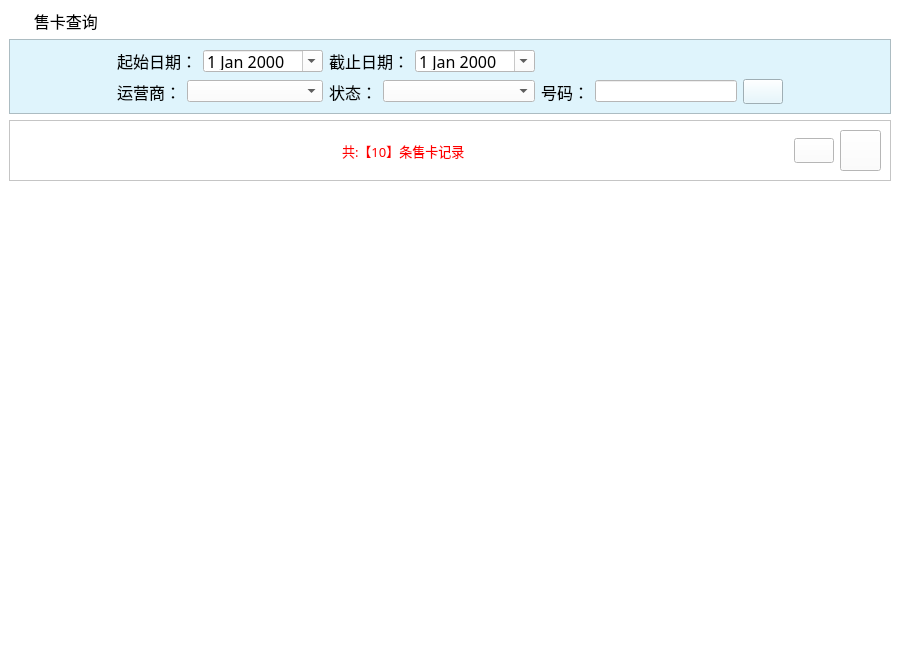
<?xml version="1.0" encoding="UTF-8"?>
<ui version="4.0">
 <class>skcx_ScrollArea</class>
 <widget class="QScrollArea" name="skcx_ScrollArea">
  <property name="geometry">
   <rect>
    <x>0</x>
    <y>0</y>
    <width>900</width>
    <height>650</height>
   </rect>
  </property>
  <property name="windowTitle">
   <string>ScrollArea</string>
  </property>
  <property name="styleSheet">
   <string notr="true">background-color: rgb(255, 255, 255);</string>
  </property>
  <property name="frameShape">
   <enum>QFrame::NoFrame</enum>
  </property>
  <property name="lineWidth">
   <number>0</number>
  </property>
  <property name="widgetResizable">
   <bool>true</bool>
  </property>
  <widget class="QWidget" name="scrollAreaWidgetContents">
   <property name="geometry">
    <rect>
     <x>0</x>
     <y>0</y>
     <width>900</width>
     <height>650</height>
    </rect>
   </property>
   <layout class="QGridLayout" name="gridLayout">
    <item row="0" column="0">
     <widget class="QLabel" name="label">
      <property name="font">
       <font>
        <family>微软雅黑</family>
        <pointsize>12</pointsize>
       </font>
      </property>
      <property name="styleSheet">
       <string notr="true">background-image: url(:/bg/images/mainframe/navigator.png);
background-repeat: no-repeat;</string>
      </property>
      <property name="text">
       <string>      售卡查询</string>
      </property>
     </widget>
    </item>
    <item row="1" column="0">
     <widget class="QFrame" name="frame">
      <property name="styleSheet">
       <string notr="true">background-color: rgb(223, 244, 252);</string>
      </property>
      <property name="frameShape">
       <enum>QFrame::StyledPanel</enum>
      </property>
      <property name="frameShadow">
       <enum>QFrame::Raised</enum>
      </property>
      <layout class="QGridLayout" name="gridLayout_3">
       <item row="0" column="2" colspan="2">
        <widget class="QLabel" name="label_24">
         <property name="font">
          <font>
           <family>宋体</family>
           <pointsize>12</pointsize>
          </font>
         </property>
         <property name="text">
          <string>起始日期：</string>
         </property>
        </widget>
       </item>
       <item row="0" column="4">
        <widget class="QDateEdit" name="txiStartDate">
         <property name="sizePolicy">
          <sizepolicy hsizetype="Minimum" vsizetype="Fixed">
           <horstretch>0</horstretch>
           <verstretch>0</verstretch>
          </sizepolicy>
         </property>
         <property name="minimumSize">
          <size>
           <width>0</width>
           <height>22</height>
          </size>
         </property>
         <property name="maximumSize">
          <size>
           <width>16777215</width>
           <height>22</height>
          </size>
         </property>
         <property name="font">
          <font>
           <family>宋体</family>
           <pointsize>12</pointsize>
          </font>
         </property>
         <property name="styleSheet">
          <string notr="true">background-color: rgb(255, 255, 255);</string>
         </property>
         <property name="calendarPopup">
          <bool>true</bool>
         </property>
        </widget>
       </item>
       <item row="0" column="5" colspan="2">
        <widget class="QLabel" name="label_25">
         <property name="font">
          <font>
           <family>宋体</family>
           <pointsize>12</pointsize>
          </font>
         </property>
         <property name="text">
          <string>截止日期：</string>
         </property>
        </widget>
       </item>
       <item row="0" column="7">
        <widget class="QDateEdit" name="txiEndDate">
         <property name="minimumSize">
          <size>
           <width>0</width>
           <height>22</height>
          </size>
         </property>
         <property name="maximumSize">
          <size>
           <width>16777215</width>
           <height>22</height>
          </size>
         </property>
         <property name="font">
          <font>
           <family>宋体</family>
           <pointsize>12</pointsize>
          </font>
         </property>
         <property name="styleSheet">
          <string notr="true">background-color: rgb(255, 255, 255);</string>
         </property>
         <property name="calendarPopup">
          <bool>true</bool>
         </property>
        </widget>
       </item>
       <item row="0" column="12">
        <spacer name="horizontalSpacer_10">
         <property name="orientation">
          <enum>Qt::Horizontal</enum>
         </property>
         <property name="sizeHint" stdset="0">
          <size>
           <width>61</width>
           <height>20</height>
          </size>
         </property>
        </spacer>
       </item>
       <item row="2" column="2">
        <widget class="QLabel" name="label_21">
         <property name="font">
          <font>
           <family>宋体</family>
           <pointsize>12</pointsize>
          </font>
         </property>
         <property name="text">
          <string>运营商：</string>
         </property>
        </widget>
       </item>
       <item row="2" column="3" colspan="2">
        <widget class="QComboBox" name="cbx_sp">
         <property name="minimumSize">
          <size>
           <width>0</width>
           <height>22</height>
          </size>
         </property>
         <property name="maximumSize">
          <size>
           <width>16777215</width>
           <height>22</height>
          </size>
         </property>
         <property name="font">
          <font>
           <family>宋体</family>
           <pointsize>12</pointsize>
          </font>
         </property>
         <property name="styleSheet">
          <string notr="true">background-color: rgb(255, 255, 255);</string>
         </property>
        </widget>
       </item>
       <item row="2" column="5">
        <widget class="QLabel" name="label_22">
         <property name="font">
          <font>
           <family>宋体</family>
           <pointsize>12</pointsize>
          </font>
         </property>
         <property name="text">
          <string>状态：</string>
         </property>
        </widget>
       </item>
       <item row="2" column="6" colspan="2">
        <widget class="QComboBox" name="cbx_state">
         <property name="minimumSize">
          <size>
           <width>0</width>
           <height>22</height>
          </size>
         </property>
         <property name="maximumSize">
          <size>
           <width>16777215</width>
           <height>22</height>
          </size>
         </property>
         <property name="font">
          <font>
           <family>宋体</family>
           <pointsize>12</pointsize>
          </font>
         </property>
         <property name="styleSheet">
          <string notr="true">background-color: rgb(255, 255, 255);</string>
         </property>
        </widget>
       </item>
       <item row="2" column="8">
        <widget class="QLabel" name="label_23">
         <property name="font">
          <font>
           <family>宋体</family>
           <pointsize>12</pointsize>
          </font>
         </property>
         <property name="text">
          <string>号码：</string>
         </property>
        </widget>
       </item>
       <item row="2" column="9">
        <widget class="QLineEdit" name="txi_no">
         <property name="minimumSize">
          <size>
           <width>0</width>
           <height>22</height>
          </size>
         </property>
         <property name="maximumSize">
          <size>
           <width>16777215</width>
           <height>22</height>
          </size>
         </property>
         <property name="font">
          <font>
           <family>宋体</family>
           <pointsize>12</pointsize>
          </font>
         </property>
         <property name="styleSheet">
          <string notr="true">background-color: rgb(255, 255, 255);</string>
         </property>
         <property name="text">
          <string/>
         </property>
         <property name="maxLength">
          <number>11</number>
         </property>
        </widget>
       </item>
       <item row="2" column="12">
        <spacer name="horizontalSpacer_11">
         <property name="orientation">
          <enum>Qt::Horizontal</enum>
         </property>
         <property name="sizeHint" stdset="0">
          <size>
           <width>61</width>
           <height>22</height>
          </size>
         </property>
        </spacer>
       </item>
       <item row="2" column="1">
        <spacer name="horizontalSpacer_9">
         <property name="orientation">
          <enum>Qt::Horizontal</enum>
         </property>
         <property name="sizeType">
          <enum>QSizePolicy::Expanding</enum>
         </property>
         <property name="sizeHint" stdset="0">
          <size>
           <width>62</width>
           <height>20</height>
          </size>
         </property>
        </spacer>
       </item>
       <item row="0" column="1">
        <spacer name="horizontalSpacer_8">
         <property name="orientation">
          <enum>Qt::Horizontal</enum>
         </property>
         <property name="sizeType">
          <enum>QSizePolicy::Expanding</enum>
         </property>
         <property name="sizeHint" stdset="0">
          <size>
           <width>62</width>
           <height>20</height>
          </size>
         </property>
        </spacer>
       </item>
       <item row="2" column="11">
        <widget class="QPushButton" name="btn_search">
         <property name="sizePolicy">
          <sizepolicy hsizetype="Fixed" vsizetype="Fixed">
           <horstretch>0</horstretch>
           <verstretch>0</verstretch>
          </sizepolicy>
         </property>
         <property name="minimumSize">
          <size>
           <width>40</width>
           <height>25</height>
          </size>
         </property>
         <property name="maximumSize">
          <size>
           <width>40</width>
           <height>25</height>
          </size>
         </property>
         <property name="font">
          <font>
           <family>宋体</family>
           <pointsize>14</pointsize>
          </font>
         </property>
         <property name="styleSheet">
          <string notr="true">background-image: url(:/btn/images/mainframe/btn_cx.png);</string>
         </property>
         <property name="text">
          <string/>
         </property>
        </widget>
       </item>
      </layout>
     </widget>
    </item>
    <item row="2" column="0">
     <widget class="QFrame" name="frame_2">
      <property name="frameShape">
       <enum>QFrame::StyledPanel</enum>
      </property>
      <property name="frameShadow">
       <enum>QFrame::Raised</enum>
      </property>
      <layout class="QGridLayout" name="gridLayout_2">
       <item row="0" column="0">
        <spacer name="horizontalSpacer_5">
         <property name="orientation">
          <enum>Qt::Horizontal</enum>
         </property>
         <property name="sizeHint" stdset="0">
          <size>
           <width>298</width>
           <height>20</height>
          </size>
         </property>
        </spacer>
       </item>
       <item row="0" column="1">
        <widget class="QLabel" name="txt_rpt_total">
         <property name="font">
          <font>
           <family>宋体</family>
           <pointsize>10</pointsize>
          </font>
         </property>
         <property name="styleSheet">
          <string notr="true">color: rgb(255, 0, 0);</string>
         </property>
         <property name="text">
          <string>共:【10】条售卡记录</string>
         </property>
        </widget>
       </item>
       <item row="0" column="2">
        <spacer name="horizontalSpacer_4">
         <property name="orientation">
          <enum>Qt::Horizontal</enum>
         </property>
         <property name="sizeHint" stdset="0">
          <size>
           <width>298</width>
           <height>20</height>
          </size>
         </property>
        </spacer>
       </item>
       <item row="0" column="3">
        <widget class="QPushButton" name="btn_refresh">
         <property name="sizePolicy">
          <sizepolicy hsizetype="Fixed" vsizetype="Fixed">
           <horstretch>0</horstretch>
           <verstretch>0</verstretch>
          </sizepolicy>
         </property>
         <property name="minimumSize">
          <size>
           <width>40</width>
           <height>25</height>
          </size>
         </property>
         <property name="maximumSize">
          <size>
           <width>40</width>
           <height>25</height>
          </size>
         </property>
         <property name="styleSheet">
          <string notr="true">background-image: url(:/btn/images/mainframe/btn_sx.png);</string>
         </property>
         <property name="text">
          <string/>
         </property>
        </widget>
       </item>
       <item row="0" column="4">
        <widget class="QPushButton" name="btn_print">
         <property name="sizePolicy">
          <sizepolicy hsizetype="Fixed" vsizetype="Fixed">
           <horstretch>0</horstretch>
           <verstretch>0</verstretch>
          </sizepolicy>
         </property>
         <property name="minimumSize">
          <size>
           <width>41</width>
           <height>41</height>
          </size>
         </property>
         <property name="maximumSize">
          <size>
           <width>41</width>
           <height>41</height>
          </size>
         </property>
         <property name="styleSheet">
          <string notr="true">background-image: url(:/btn/images/print.png);</string>
         </property>
         <property name="text">
          <string/>
         </property>
        </widget>
       </item>
      </layout>
     </widget>
    </item>
    <item row="3" column="0">
     <widget class="QTableWidget" name="tableWidget">
      <property name="styleSheet">
       <string notr="true">color: rgb(0, 0, 0);</string>
      </property>
      <property name="frameShape">
       <enum>QFrame::NoFrame</enum>
      </property>
      <property name="gridStyle">
       <enum>Qt::SolidLine</enum>
      </property>
     </widget>
    </item>
   </layout>
  </widget>
 </widget>
 <resources/>
 <connections/>
</ui>
